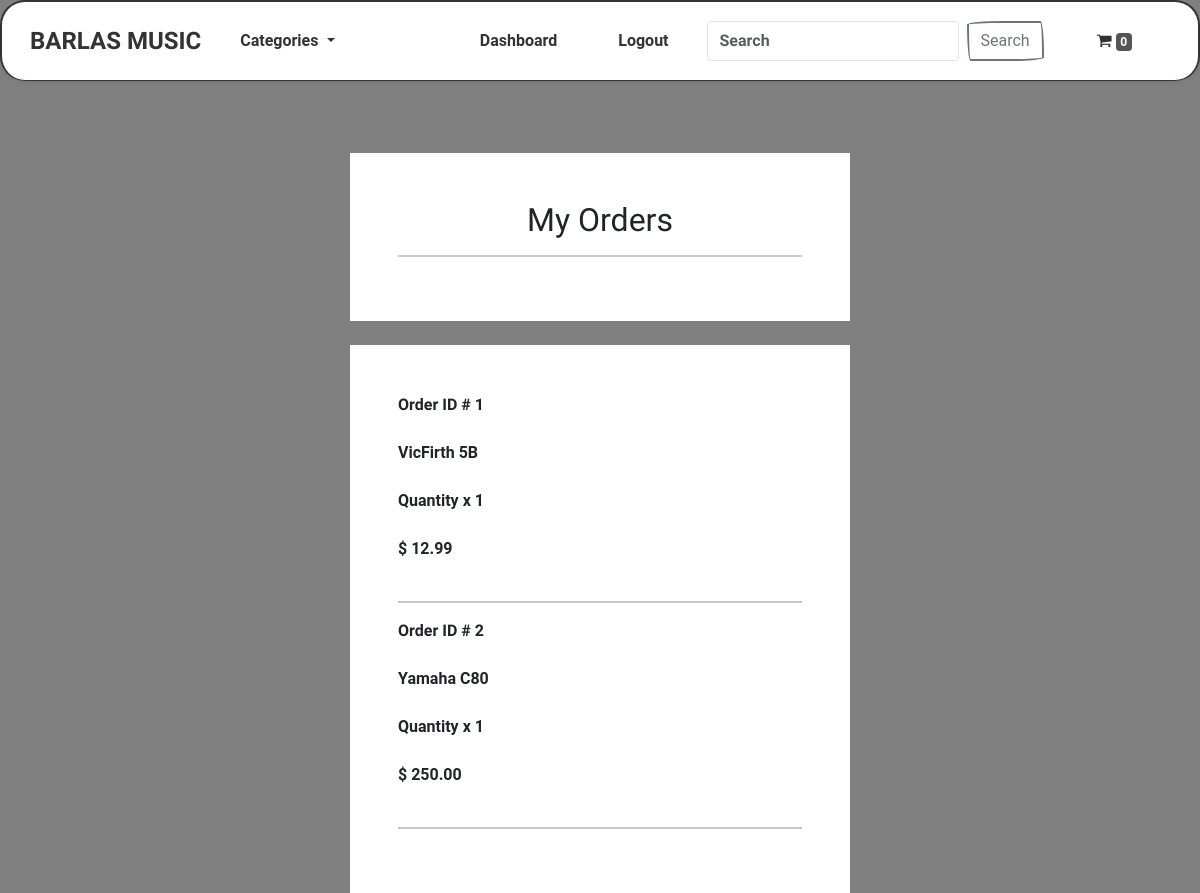
/account/track-orders (signed in), run on an earlier commit of the app's database.
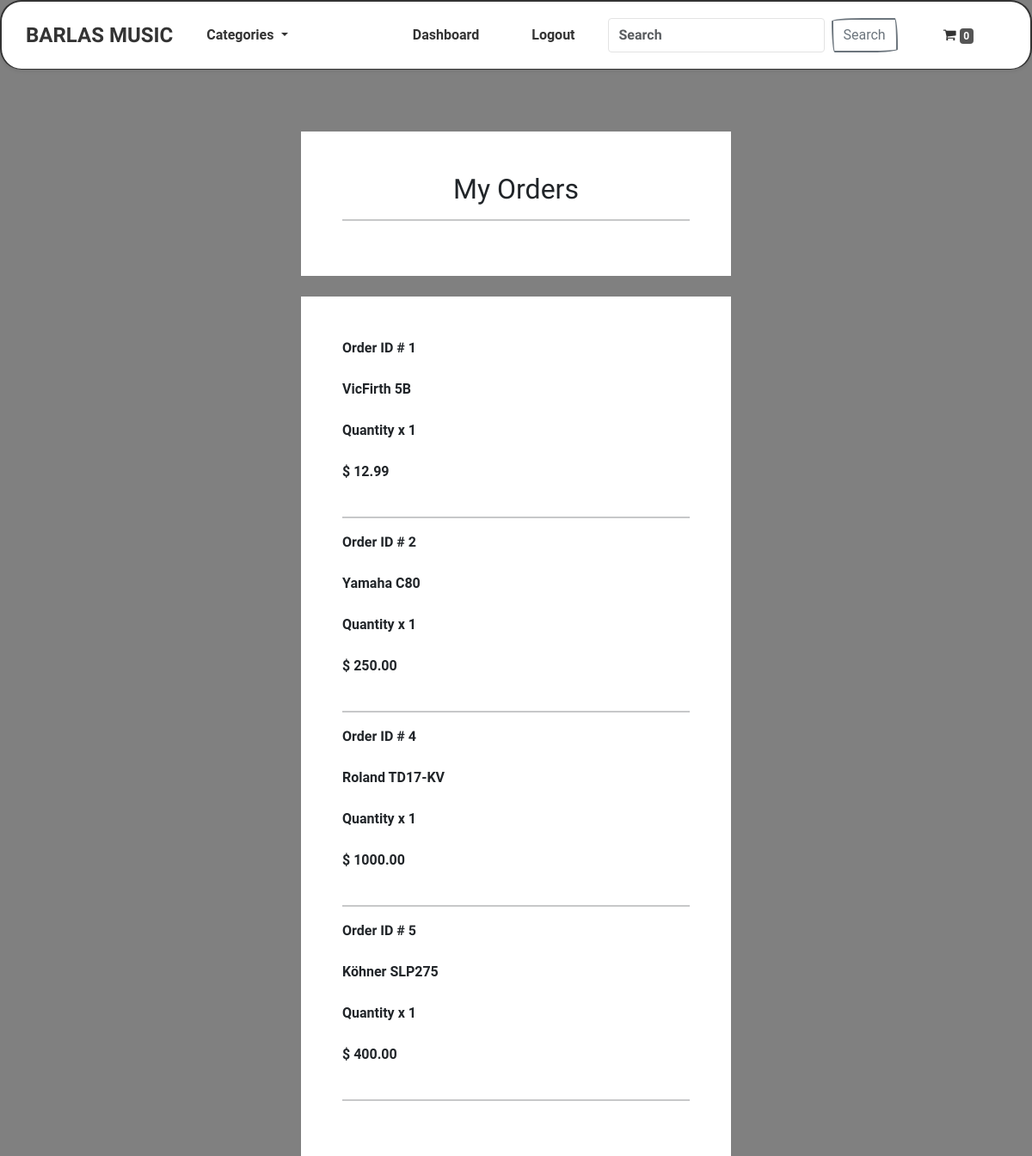
And on a later commit of the database.
### payment/models.py (models this page shows, shortened)
class OrderItem(models.Model):
    order = models.ForeignKey(Order, on_delete=models.CASCADE, null=True)
    product = models.ForeignKey(Product, on_delete=models.CASCADE, null=True)
    quantity = models.PositiveBigIntegerField(default=1)
    price = models.DecimalField(max_digits=8, decimal_places=2)
    user = models.ForeignKey(User, on_delete=models.CASCADE, null=True, blank=True)

### store/models.py (models this page shows, shortened)
class Product(models.Model):
    title = models.CharField(max_length=200)
    category = models.ForeignKey(Category, related_name='product', on_delete=models.CASCADE, null=True)
    brand = models.CharField(max_length=200, default='no-brand')
    description = models.TextField(blank=True)
    slug = models.SlugField(max_length=200)
    price = models.DecimalField(max_digits=6, decimal_places=2)
    image = models.ImageField(upload_to='images/')
    class Meta:
        verbose_name_plural = 'products'
    def __str__(self):
        return self.title

### account/views.py (the view)
# urls.py: path('track-orders', views.track_orders, name='track-orders')
@login_required(login_url='my-login')
def track_orders(request):
    try:
        orders = OrderItem.objects.filter(user=request.user)
        context = {'orders': orders}
        return render(request, 'account/track-orders.html', context=context)
    except:
        return render(request, 'account/track-orders.html')

### cart/cart.py (called while the page is built)
    def __len__(self):
        return sum(item['qty'] for item in self.cart.values())

### cart/context_processors.py (called while the page is built)
def cart(request):
    return {'cart': Cart(request)}

### store/models.py (called while the page is built)
    def get_absolute_url(self):
        return reverse('list-category', args=[self.slug])

### store/views.py (called while the page is built)
def categories(request):
    all_categories = Category.objects.all()
    return {'all_categories': all_categories}

### account/templates/account/track-orders.html (shortened to what this page needs)
{% include "store/base.html" %}
{% load static %}
{% load crispy_forms_tags %}
{% block content %}
<div class=" container bg-white shadow-md p-5 form-layout">
    <div class="text-center">
    <h2> My Orders </h2>
    </div>
    <hr>
</div>
<div class=" container bg-white shadow-md p-5 form-layout">
    {% for order in orders %}
        <strong> Order ID # {{order.id}} </strong>
        <br> <br>
        {{order.product}}
        <br> <br>
        Quantity x {{order.quantity}}
        <br> <br>
        $ {{order.price}}
        <br> <br>
        <hr>
    {% endfor %}
</div>
{% endblock %}

What changed in the data, as far as the page shows it:
added OrderItem: id "4", product "Roland TD17-KV", quantity "1", price "1000.00"
added OrderItem: id "5", product "Köhner SLP275", quantity "1", price "400.00"
